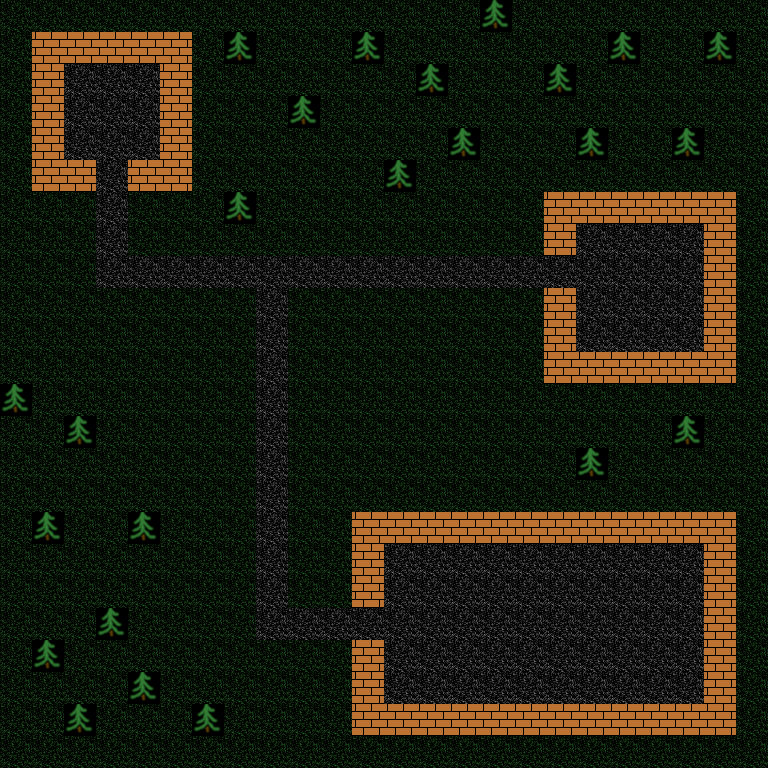

A 2D game scene composited from a Tiled map and its tileset images. What follows is a short description and the map's XML, with every tile layer's data as written:
An orthogonal 24x24 tile map with 32x32 px tiles, 2 tile layers (ground, obstacles).

<map version="1.9" tiledversion="1.9.2" orientation="orthogonal" renderorder="right-down" width="24" height="24" tilewidth="32" tileheight="32" infinite="0" nextlayerid="3" nextobjectid="1">
 <editorsettings>
  <export target="test-world.json" format="json" />
 </editorsettings>
 <tileset firstgid="1" name="bg-tiles" tilewidth="32" tileheight="32" tilecount="4" columns="2">
  <image source="../tilesets/world-tiles.png" width="64" height="64" />
  <tile id="0">
   <properties>
    <property name="collides" type="bool" value="true" />
   </properties>
  </tile>
  <tile id="1">
   <properties>
    <property name="collides" type="bool" value="true" />
   </properties>
  </tile>
  <tile id="2">
   <properties>
    <property name="collides" type="bool" value="false" />
   </properties>
  </tile>
  <tile id="3">
   <properties>
    <property name="collides" type="bool" value="false" />
   </properties>
  </tile>
 </tileset>
 <layer id="1" name="ground" width="24" height="24">
  <data encoding="csv">
3,3,3,3,3,3,3,3,3,3,3,3,3,3,3,3,3,3,3,3,3,3,3,3,
3,3,3,3,3,3,3,3,3,3,3,3,3,3,3,3,3,3,3,3,3,3,3,3,
3,3,4,4,4,3,3,3,3,3,3,3,3,3,3,3,3,3,3,3,3,3,3,3,
3,3,4,4,4,3,3,3,3,3,3,3,3,3,3,3,3,3,3,3,3,3,3,3,
3,3,4,4,4,3,3,3,3,3,3,3,3,3,3,3,3,3,3,3,3,3,3,3,
3,3,3,4,3,3,3,3,3,3,3,3,3,3,3,3,3,3,3,3,3,3,3,3,
3,3,3,4,3,3,3,3,3,3,3,3,3,3,3,3,3,3,3,3,3,3,3,3,
3,3,3,4,3,3,3,3,3,3,3,3,3,3,3,3,3,3,4,4,4,4,3,3,
3,3,3,4,4,4,4,4,4,4,4,4,4,4,4,4,4,4,4,4,4,4,3,3,
3,3,3,3,3,3,3,3,4,3,3,3,3,3,3,3,3,3,4,4,4,4,3,3,
3,3,3,3,3,3,3,3,4,3,3,3,3,3,3,3,3,3,4,4,4,4,3,3,
3,3,3,3,3,3,3,3,4,3,3,3,3,3,3,3,3,3,3,3,3,3,3,3,
3,3,3,3,3,3,3,3,4,3,3,3,3,3,3,3,3,3,3,3,3,3,3,3,
3,3,3,3,3,3,3,3,4,3,3,3,3,3,3,3,3,3,3,3,3,3,3,3,
3,3,3,3,3,3,3,3,4,3,3,3,3,3,3,3,3,3,3,3,3,3,3,3,
3,3,3,3,3,3,3,3,4,3,3,3,3,3,3,3,3,3,3,3,3,3,3,3,
3,3,3,3,3,3,3,3,4,3,3,3,3,3,3,3,3,3,3,3,3,3,3,3,
3,3,3,3,3,3,3,3,4,3,3,3,4,4,4,4,4,4,4,4,4,4,3,3,
3,3,3,3,3,3,3,3,4,3,3,3,4,4,4,4,4,4,4,4,4,4,3,3,
3,3,3,3,3,3,3,3,4,4,4,4,4,4,4,4,4,4,4,4,4,4,3,3,
3,3,3,3,3,3,3,3,3,3,3,3,4,4,4,4,4,4,4,4,4,4,3,3,
3,3,3,3,3,3,3,3,3,3,3,3,4,4,4,4,4,4,4,4,4,4,3,3,
3,3,3,3,3,3,3,3,3,3,3,3,3,3,3,3,3,3,3,3,3,3,3,3,
3,3,3,3,3,3,3,3,3,3,3,3,3,3,3,3,3,3,3,3,3,3,3,3
</data>
 </layer>
 <layer id="2" name="obstacles" width="24" height="24">
  <data encoding="csv">
0,0,0,0,0,0,0,0,0,0,0,0,0,0,0,2,0,0,0,0,0,0,0,0,
0,1,1,1,1,1,0,2,0,0,0,2,0,0,0,0,0,0,0,2,0,0,2,0,
0,1,0,0,0,1,0,0,0,0,0,0,0,2,0,0,0,2,0,0,0,0,0,0,
0,1,0,0,0,1,0,0,0,2,0,0,0,0,0,0,0,0,0,0,0,0,0,0,
0,1,0,0,0,1,0,0,0,0,0,0,0,0,2,0,0,0,2,0,0,2,0,0,
0,1,1,0,1,1,0,0,0,0,0,0,2,0,0,0,0,0,0,0,0,0,0,0,
0,0,0,0,0,0,0,2,0,0,0,0,0,0,0,0,0,1,1,1,1,1,1,0,
0,0,0,0,0,0,0,0,0,0,0,0,0,0,0,0,0,1,0,0,0,0,1,0,
0,0,0,0,0,0,0,0,0,0,0,0,0,0,0,0,0,0,0,0,0,0,1,0,
0,0,0,0,0,0,0,0,0,0,0,0,0,0,0,0,0,1,0,0,0,0,1,0,
0,0,0,0,0,0,0,0,0,0,0,0,0,0,0,0,0,1,0,0,0,0,1,0,
0,0,0,0,0,0,0,0,0,0,0,0,0,0,0,0,0,1,1,1,1,1,1,0,
2,0,0,0,0,0,0,0,0,0,0,0,0,0,0,0,0,0,0,0,0,0,0,0,
0,0,2,0,0,0,0,0,0,0,0,0,0,0,0,0,0,0,0,0,0,2,0,0,
0,0,0,0,0,0,0,0,0,0,0,0,0,0,0,0,0,0,2,0,0,0,0,0,
0,0,0,0,0,0,0,0,0,0,0,0,0,0,0,0,0,0,0,0,0,0,0,0,
0,2,0,0,2,0,0,0,0,0,0,1,1,1,1,1,1,1,1,1,1,1,1,0,
0,0,0,0,0,0,0,0,0,0,0,1,0,0,0,0,0,0,0,0,0,0,1,0,
0,0,0,0,0,0,0,0,0,0,0,1,0,0,0,0,0,0,0,0,0,0,1,0,
0,0,0,2,0,0,0,0,0,0,0,0,0,0,0,0,0,0,0,0,0,0,1,0,
0,2,0,0,0,0,0,0,0,0,0,1,0,0,0,0,0,0,0,0,0,0,1,0,
0,0,0,0,2,0,0,0,0,0,0,1,0,0,0,0,0,0,0,0,0,0,1,0,
0,0,2,0,0,0,2,0,0,0,0,1,1,1,1,1,1,1,1,1,1,1,1,0,
0,0,0,0,0,0,0,0,0,0,0,0,0,0,0,0,0,0,0,0,0,0,0,0
</data>
 </layer>
</map>